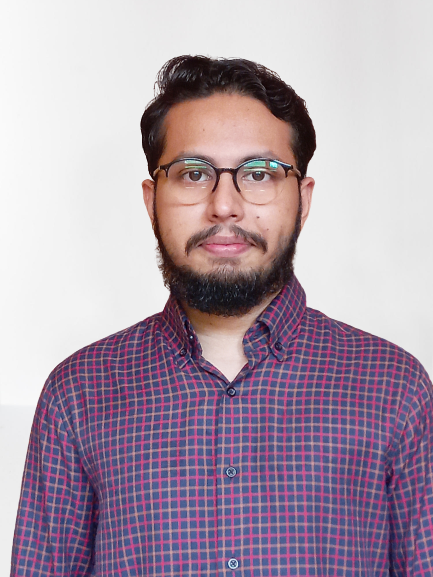
#> input picture open_cv_examples/resources_01/image.png, 433 x 577 px
$ python img_setting.py
#> lines starting #> are read from the running program, lines starting #| are printed output that depends on the picture; after the words box and inside, x2 and y2 are one past the last pixel; in counts of white or black regions, pixels touching at a corner belong together
# Basic functions or manipulations in open cv

import cv2 as cv
import numpy as np
img = cv.imread("resources_01/image.png")
#> img is the input picture: shape (577, 433, 3); mean B, G, R 171.2, 156.6, 173
# resize
resized_img = cv.resize(img, (350, 250))
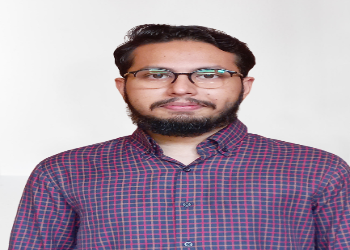
#> resized_img: shape (250, 350, 3); mean B, G, R 171.1, 156.5, 173
# GRAY image
gray_img = cv.cvtColor(img, cv.COLOR_BGR2GRAY)
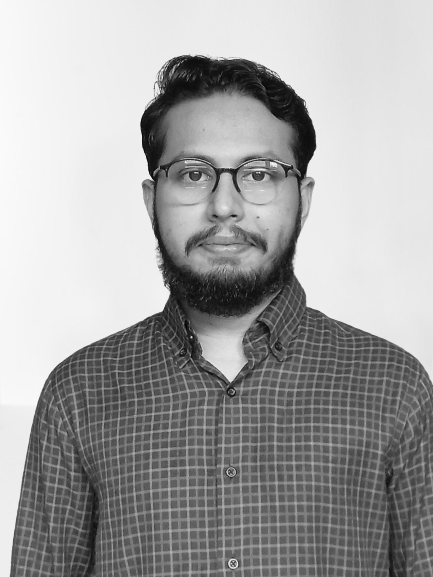
#> gray_img: shape (577, 433); min 5, max 251, mean 163.2
# blurr image
blurr_img = cv.GaussianBlur(img, (7,7), 0)
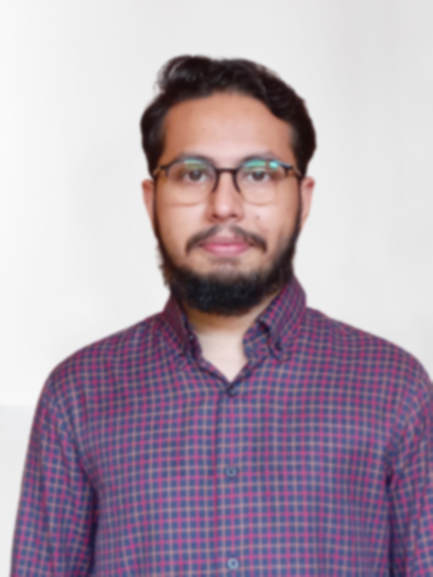
#> blurr_img: shape (577, 433, 3); mean B, G, R 171.2, 156.6, 173
# edge detection
edge_img = cv.Canny(img, 48, 48)
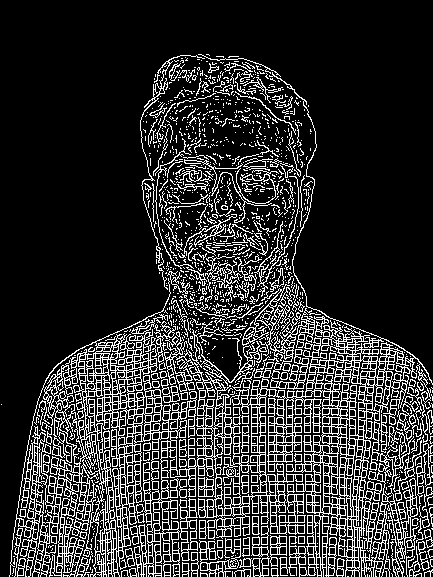
#> edge_img: shape (577, 433); 18.3% white in thin lines or dots
# thickness of lines
mat_kernel = np.ones((7,7), np.uint8)
dilated_img = cv.dilate(edge_img, (mat_kernel), iterations=1)
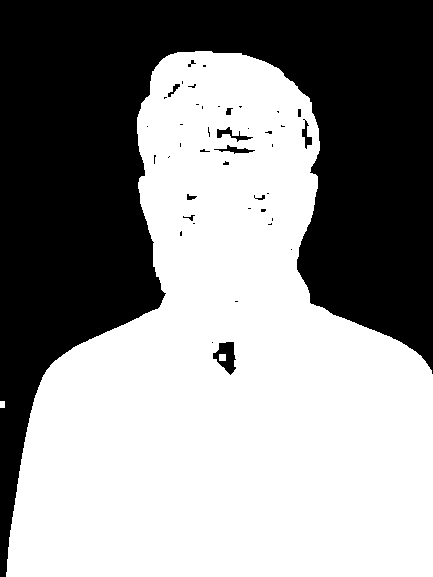
#> dilated_img: shape (577, 433); 57% white; 43 black regions (31 under 20 px), largest, box (x1, y1, x2, y2) and area: (0, 0, 433, 577) 106085, (213, 342, 236, 375) 425, (217, 127, 253, 142) 166
# dilated_img = cv.dilate(edge_img, (7,7), iterations=1)

# Make thiner outline
ero_img = cv.erode(dilated_img, mat_kernel, iterations=1)
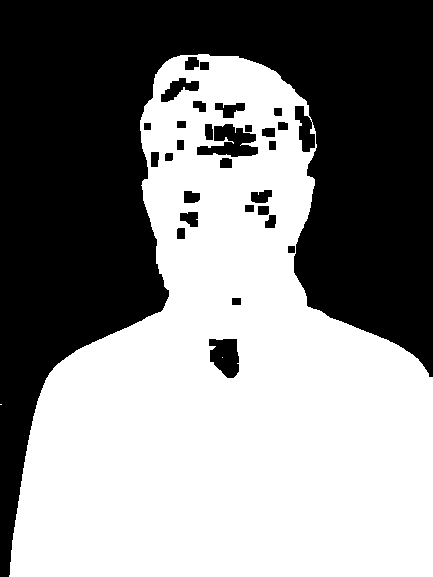
#> ero_img: shape (577, 433); 53.6% white; 29 black regions, largest, box (x1, y1, x2, y2) and area: (0, 0, 433, 577) 110881, (197, 124, 258, 157) 1169, (209, 339, 239, 378) 906

# cropping we will use numpy library not open cv
print("The size of image is ", img.shape)
#| The size of image is  (577, 433, 3)
cropped_img = img[0:400, 0:300]
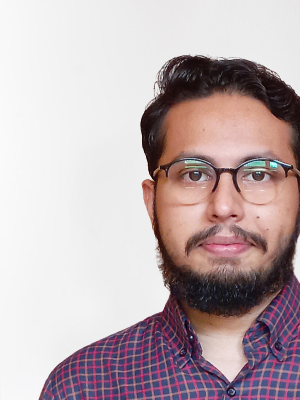
#> cropped_img: shape (400, 300, 3); mean B, G, R 176.9, 174.2, 189.8


cv.imshow("Original", img)
cv.imshow("Resized", resized_img)
cv.imshow("Gray", gray_img)
cv.imshow("Blur", blurr_img)
cv.imshow("edge", edge_img)
cv.imshow("dilated", dilated_img)
cv.imshow("Erosion", ero_img)
cv.imshow("Cropped", cropped_img)


cv.waitKey(0)
cv.destroyAllWindows()
